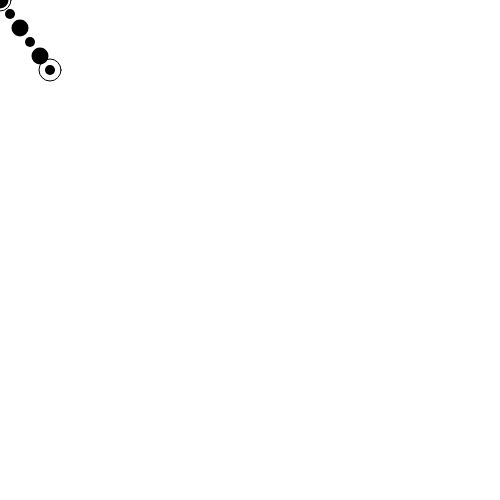
Frame 1 (no input)
Frame 60 (no input): identical to frame 1, image omitted
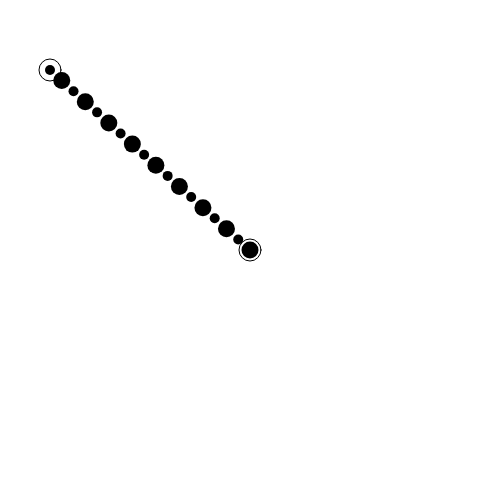
Frame 120 (the mouse pressed at the canvas centre since frame 60)

The p5.js sketch that drew these frames (run headless with seeded random() and noise() and a simulated clock; from frame 60 on, the mouse is pressed at the canvas centre):

// p5.js sketch
// ── sketch.js
function setup() {
	createCanvas(500, 500)
}

function draw() {

	const A = new Vec2(50, 70)
	const B = new Vec2(mouseX, mouseY)
	const C = B.sottrai(A)
	const lunghezza = 15
	const num = Math.floor(C.modulo() / lunghezza)

	background(255)

	noFill()
	stroke(0)
	circle(A.x, A.y, 22, 22)
	circle(B.x, B.y, 22, 22)

	noStroke()
	fill(0)
	for (let i=0; i<num+1; i++) {
		const p = C.moltiplica(i / num).somma(A)
		circle(p.x, p.y, i % 2 * 7 + 10)
	}
}

// ── vec2.js
class Vec2 {
	// Costruttore della classe Vec2
	// con due parametri x e y che vengono passati
	// ai "campi" x e y della classe
	constructor(x, y) {
	// I due campi x e y del vettore
		this.x = x
		this.y = y
	}

	// Funzione che stampa i componenti x, y e il modulo del vettore
	// nella console
	toString() {
		return ("x=" + this.x.toFixed(2) + ", y=" + this.y.toFixed(2) + " │" + this.modulo().toFixed(2) + "│")
	}

	// Funzione che disegna il vettore applicato ad un punto
	// e con un colore
	disegna(col, punto=new Vec2(0, 0)) {
		stroke(col)
		line(punto.x, punto.y, punto.x + this.x, punto.y + this.y)
		noStroke()
		fill(col)
		ellipse(punto.x + this.x, punto.y + this.y, 9, 9)
		text(this.toString(), punto.x + this.x + 20, punto.y + this.y)
	}

	// Funzione che ritorna il modulo (lunghezza) del vettore
	modulo() {
		return Math.sqrt(this.x*this.x + this.y*this.y)
	}

	// Funzione che ritorna una copia del vettore normalizzato
	normalizza() {
		const m = this.modulo()
		return new Vec2(this.x / m, this.y / m)
	}

	// Funzione che ritorna un nuovo vettore
	// risultante dalla somma del vettore con un vettore v
	somma(v) {
		return new Vec2(this.x + v.x, this.y + v.y)
	}

	sottrai(v) {
		return new Vec2(this.x - v.x, this.y - v.y)
	}

	// Funzione che ritorna un nuovo vettore
	// risultante dalla moltiplicazione del vettore per uno scalare s
	moltiplica(scalare) {
		return new Vec2(this.x * scalare, this.y * scalare)
	}

	// Funzione che ritorna una copia vettore
	copia() {
		return new Vec2(this.x, this.y)
	}
}
